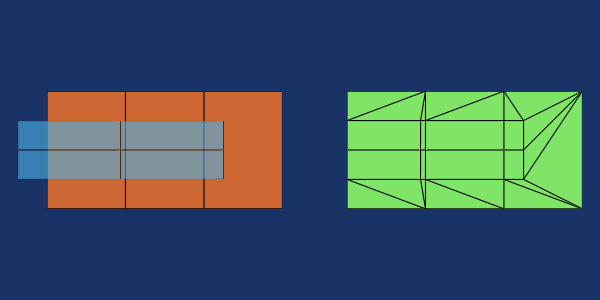

Source code (Python):
#!/usr/bin/env python

# Demonstrate vtkImprintFilter by imprinting one plane onto another,
# showing the original planes side-by-side with the imprinted result.

# Factory overrides
import vtkmodules.vtkInteractionStyle  # noqa: F401
import vtkmodules.vtkRenderingFreeType  # noqa: F401
import vtkmodules.vtkRenderingOpenGL2  # noqa: F401

from vtkmodules.vtkFiltersModeling import vtkImprintFilter
from vtkmodules.vtkFiltersSources import vtkPlaneSource
from vtkmodules.vtkRenderingCore import (
    vtkActor,
    vtkPolyDataMapper,
    vtkRenderWindow,
    vtkRenderWindowInteractor,
    vtkRenderer,
)

resolution = 2

# Target plane
plane_1 = vtkPlaneSource()
plane_1.SetXResolution(3)
plane_1.SetYResolution(1)
plane_1.SetOrigin(0, 0, 0)
plane_1.SetPoint1(2, 0, 0)
plane_1.SetPoint2(0, 1, 0)

plane_1_mapper = vtkPolyDataMapper()
plane_1_mapper.SetInputConnection(plane_1.GetOutputPort())

plane_1_actor = vtkActor()
plane_1_actor.SetMapper(plane_1_mapper)
plane_1_actor.GetProperty().SetColor(0.8, 0.4, 0.2)
plane_1_actor.GetProperty().EdgeVisibilityOn()
plane_1_actor.GetProperty().SetEdgeColor(0, 0, 0)

# Imprint plane
plane_2 = vtkPlaneSource()
plane_2.SetXResolution(resolution)
plane_2.SetYResolution(resolution)
plane_2.SetOrigin(-0.25, 0.25, 0)
plane_2.SetPoint1(1.5, 0.25, 0)
plane_2.SetPoint2(-0.25, 0.75, 0)

plane_2_mapper = vtkPolyDataMapper()
plane_2_mapper.SetInputConnection(plane_2.GetOutputPort())

plane_2_actor = vtkActor()
plane_2_actor.SetMapper(plane_2_mapper)
plane_2_actor.GetProperty().SetColor(0.3, 0.7, 0.9)
plane_2_actor.GetProperty().EdgeVisibilityOn()
plane_2_actor.GetProperty().SetEdgeColor(0, 0, 0)
plane_2_actor.GetProperty().SetOpacity(0.6)

# Imprint filter
imprint = vtkImprintFilter()
imprint.SetTargetConnection(plane_1.GetOutputPort())
imprint.SetImprintConnection(plane_2.GetOutputPort())
imprint.SetTolerance(0.00001)
imprint.Update()

mapper = vtkPolyDataMapper()
mapper.SetInputConnection(imprint.GetOutputPort())

actor = vtkActor()
actor.SetMapper(mapper)
actor.GetProperty().SetColor(0.5, 0.9, 0.4)
actor.GetProperty().EdgeVisibilityOn()
actor.GetProperty().SetEdgeColor(0, 0, 0)

# Two renderers: left shows input planes, right shows imprint result
renderer_0 = vtkRenderer()
renderer_0.SetBackground(0.1, 0.2, 0.4)
renderer_0.SetViewport(0, 0, 0.5, 1.0)
renderer_0.AddActor(plane_1_actor)
renderer_0.AddActor(plane_2_actor)

renderer_1 = vtkRenderer()
renderer_1.SetBackground(0.1, 0.2, 0.4)
renderer_1.SetViewport(0.5, 0, 1.0, 1.0)
renderer_1.AddActor(actor)
renderer_1.SetActiveCamera(renderer_0.GetActiveCamera())

# Window
render_window = vtkRenderWindow()
render_window.AddRenderer(renderer_0)
render_window.AddRenderer(renderer_1)
render_window.SetSize(600, 300)
render_window.SetWindowName("imprint filter")

# Scene
renderer_0.ResetCamera()

# Interactor
interactor = vtkRenderWindowInteractor()
interactor.SetRenderWindow(render_window)

interactor.Initialize()
interactor.Start()
